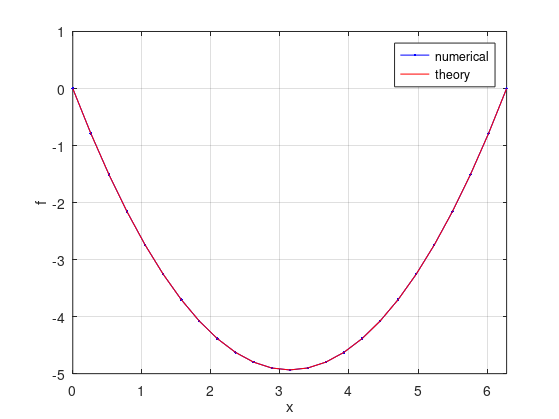

Recreate this plot in MATLAB.
%{
# How to impose boundary conditions

This code is built upon [diffmat.m]() where the differentiation matrices
are built. Hee we solve a linear non-homogeneous differential 
equation in 1D with non-homogeneous boundary conditions
%}

clear all; clf

% parameters
L=2*pi; % domain length
N=25; % number of points

% the grid
x=linspace(0,L,N)';
h=x(2)-x(1); % the grid size

% first derivative
D=zeros(N,N);
D(1,1:3)=[-3/2, 2, -1/2]/h;
for ind=2:N-1
    D(ind,ind-1:ind+1)=[-1/2, 0, 1/2]/h;
end
D(end,end-2:end)=[1/2, -2, 3/2]/h;

% second derivative
DD=zeros(N,N);
DD(1,1:3)=[1, -2, 1]/h^2;
for ind=2:N-1
    DD(ind,ind-1:ind+1)=[1, -2, 1]/h^2;
end
DD(end,end-2:end)=[1, -2, 1]/h^2;


%{
# The differential equation

We solve this
$$
f_{xx}=1
$$
with the boundary conditions 
$$
f(1)=0, f(L)=1
$$

%}

% I build the linear differential equation
A=D;

% second order derivative
A=DD;

% boundary conditions
I=eye(N);
A([1,N],:)=I([1,N],:);
b=1+zeros(N,1); b([1,N])=[0,0];

% solve the system
f=A\b;

% plotting
plot(x,f,'b.-',x,x.^2/2-pi*x,'r-');
xlabel('x');ylabel('f');
legend('numerical','theory')
xlim([0,L]); grid on

set(gcf,'paperpositionmode','auto')
print('-dpng','-r75','boundary_conditions.png')
%{


# Exercices/Contributions

* Please put the two boundary conditions on the same side of the domain
(for instance, impose the value of $f$ and its derivative at $x=0$)
* Please solve $f_{xx}=\sin(x)$
* Please check the convergence with the number of gridpoints
* Please use Chebychev differentiation matrix [chebdif.m]() and compare with the finite
differences
* Please use a non-constant coefficient i your differential equation
$a(x)f_{xx}=0$ (first find the way to code that using differentiation
matrices)
%}